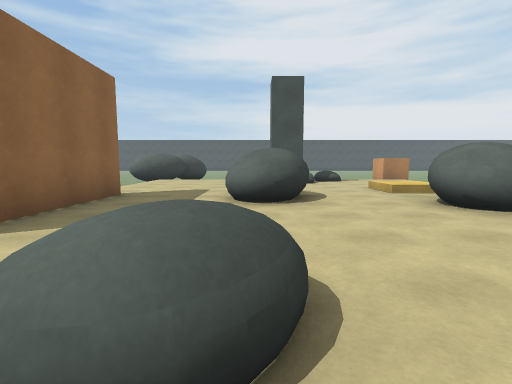
[1] (above)

17 first-person views from a walk through a scene from a Unity 3-D project. The camera is 1.3 m above the floor, tilts 6° down and sees 85° across. The floor is counted in squares, 2 m on a side. Each view is taken from the middle of a square. On the plan, view 1 faces up. The plan holds only what a view shows up to about 9 squares ahead; the rest is blank. The place goes on beyond the plan.

[2]
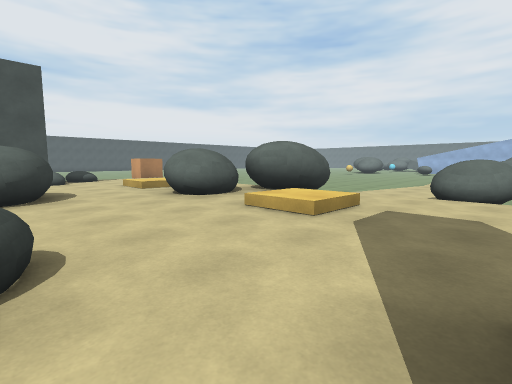

[3]
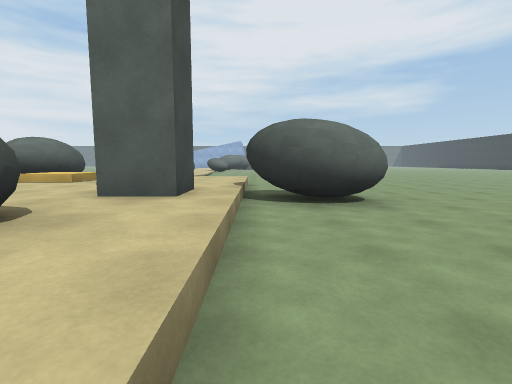

[4]
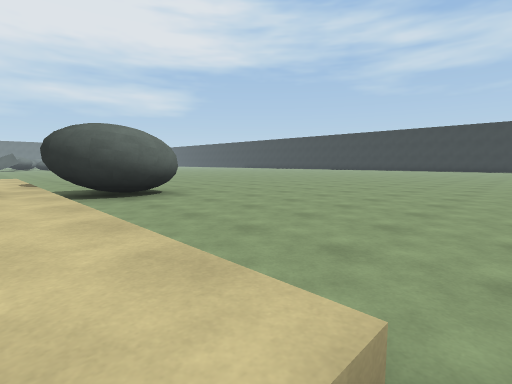

[5]
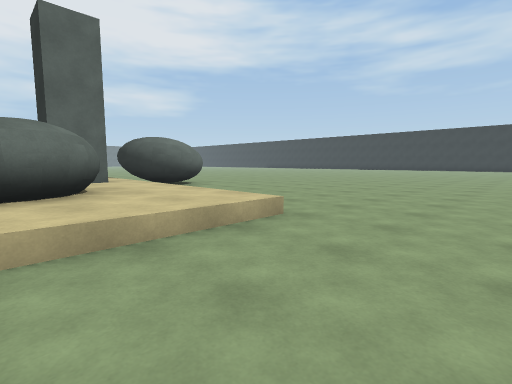

[6]
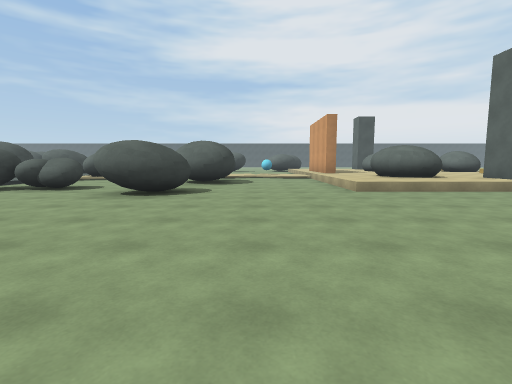

[7]
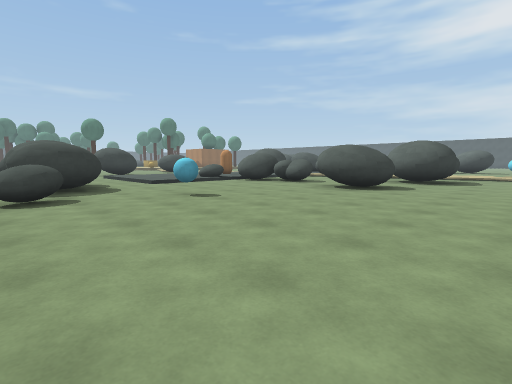

[8]
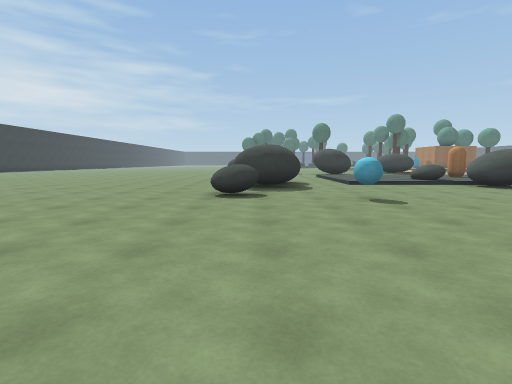

[9]
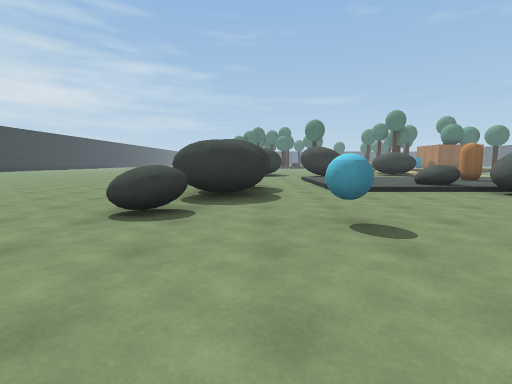

[10]
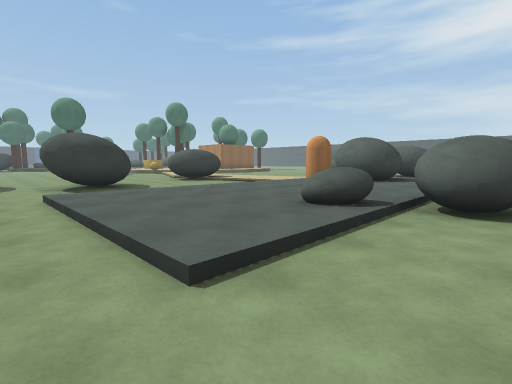

[11]
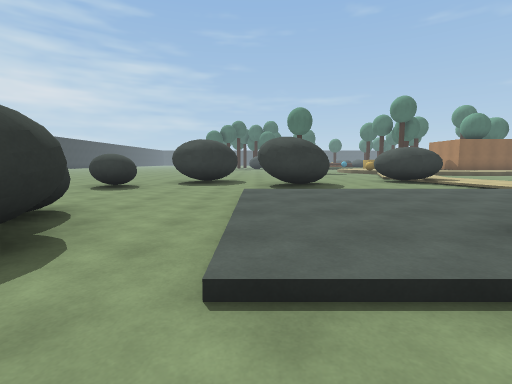

[12]
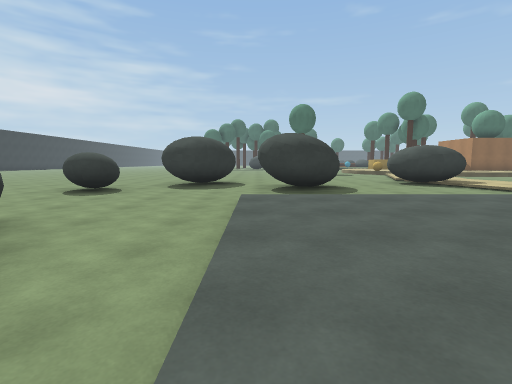

[13]
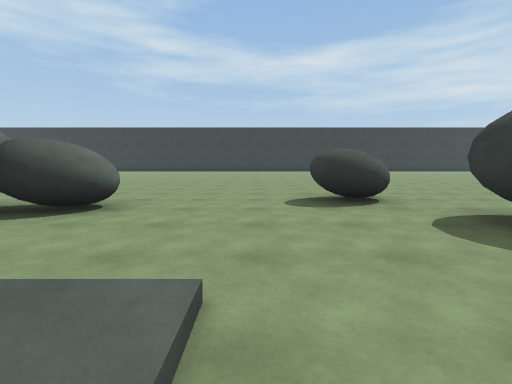

[14]
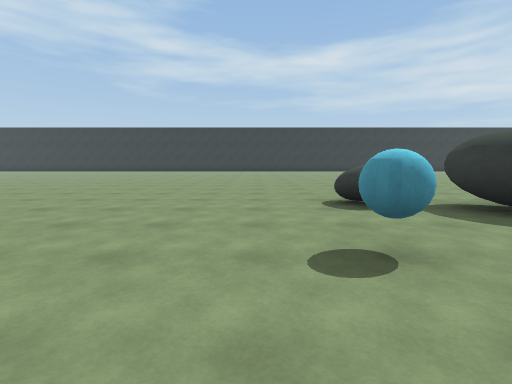

[15]
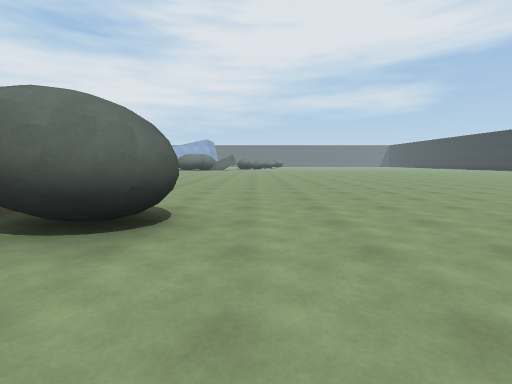

[16]
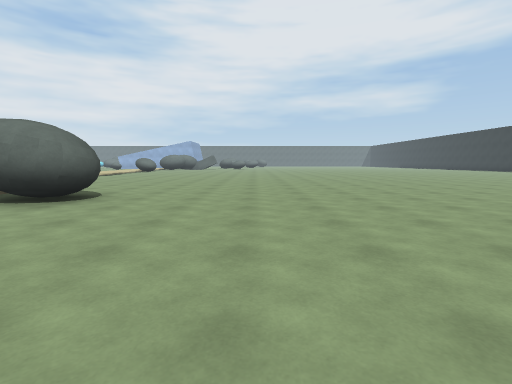

[17]
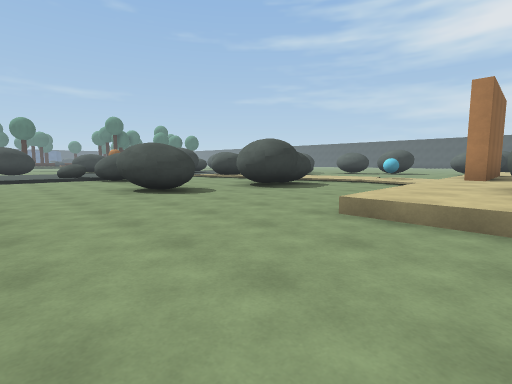

### Floor plan
Key: @ floor where view 1 was taken; # wall or solid block; . main floor; : floor 0.25 m higher than the main floor; + floor 0.5 m higher than the main floor; / step, stairs or slope; = window, fence, low wall or low ledge; ^ raised ledge; O other object.
Columns run from 24 left of view 1 to 8 right of it. Each row starts with its distance up from view 1.
  9                      +++ #++
  8                      +++ +++
  7                      +++ ++//
  6                      +++ ++//
  5                      #++#++#
  4                     /#+ +++###
  3                   ///#+ +++++##
  2          #       .../++ +++//  :/
  1    :::  ##:      #../+++^++///:::
  0    #://::::    .##../+##@+++++^#
 -1   ##../::#:. ......./+##+#++++..
 -2   ..../::::###....../+++++++++.
 -3   ..../::::#...##.........#.....
 -4     #./:::^=..............#......
 -5  .. #./::::...............#......
 -6  ...../////......................
 -7   ##..........O..................
 -8    #......##.....................
 -9   ..##...####^...................
-10  ...##.......=...................
-11  ................................
-12 ........................ ........
-13 .......................   .......
-14 ... ...................    ....

Positions as (right, up) in squares from view 1, and headings:
1: (0, 0), facing up
2: (0, -1), facing up-right
3: (-3, -3), facing right
4: (-4, -2), facing down-right
5: (-6, 0), facing down-right
6: (-6, -9), facing up
7: (-5, -10), facing up-left
8: (-5, -9), facing left
9: (-7, -8), facing left
10: (-12, -7), facing up-left
11: (-12, -6), facing left
12: (-13, -6), facing left
13: (-18, -5), facing down
14: (-9, -5), facing down
15: (-1, -6), facing right
16: (-3, -8), facing right
17: (-2, -6), facing up-left
